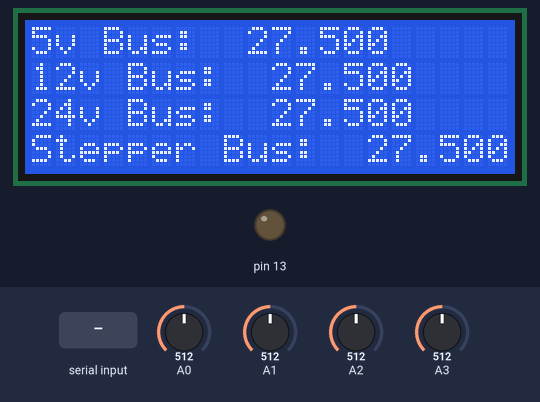
Bench run of a sketch on a simulated Arduino Uno, built with avr-gcc and run on an emulated ATmega328P. On the bench: 20×4 character LCD, output pins drawn as LEDs (lit = HIGH). The inputs (shaded band) are chosen by the test bench; at power-on: A0 = 512, A1 = 512, A2 = 512, A3 = 512.

Above: at 1.2 s.
1.3 s: "1" received over Serial
At 2.3 s:
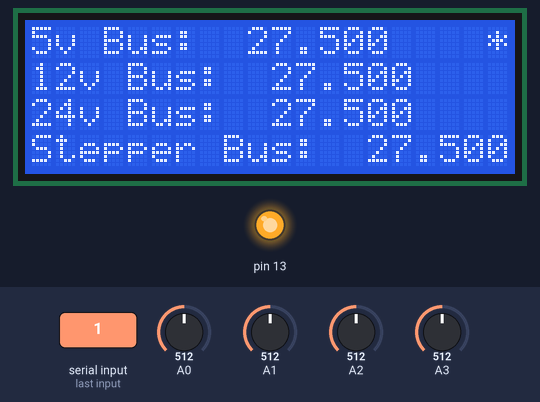
3.1 s: A0 set to 490
At 4.2 s:
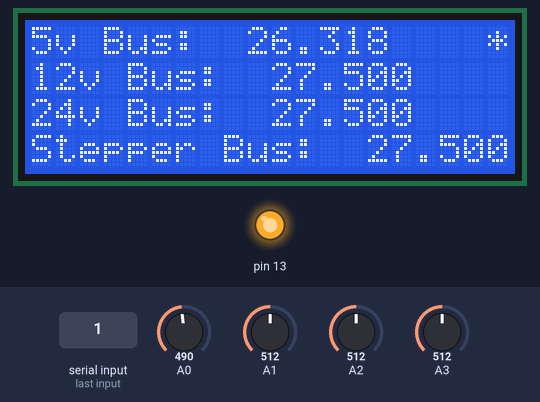
5.0 s: A1 set to 490
At 7.3 s:
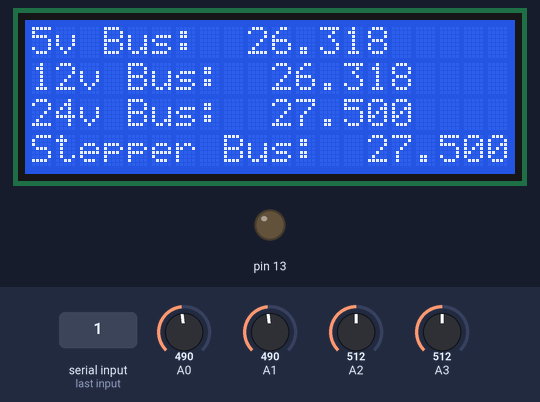
8.0 s: A2 set to 490
At 8.4 s:
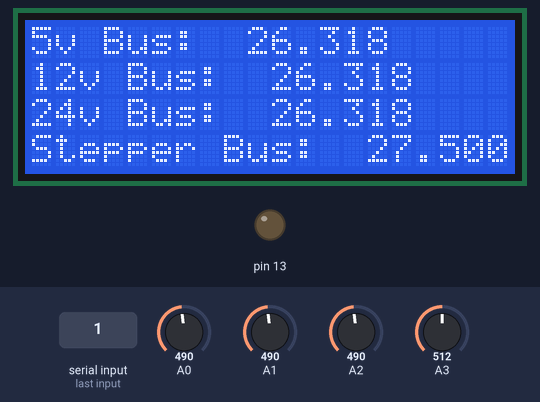
9.6 s: A3 set to 490
At 11.1 s:
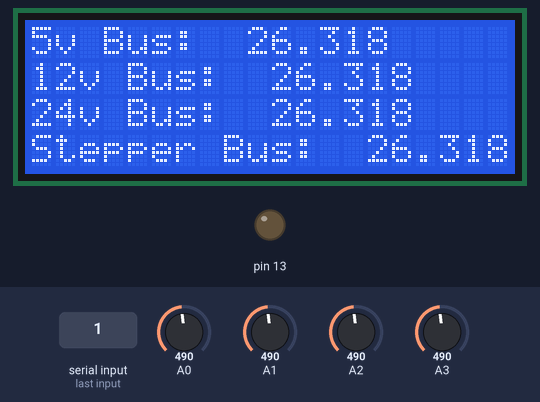
11.6 s: "0" received over Serial
At 11.85 s:
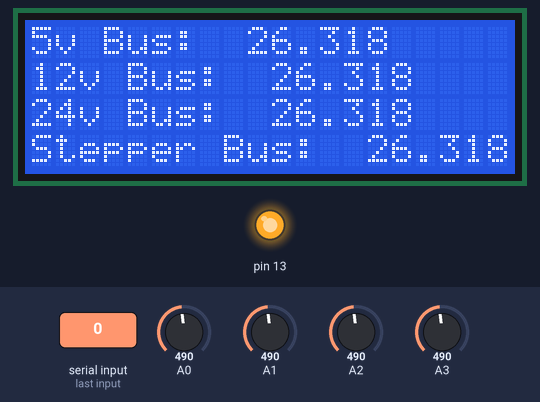
Timing chart, 0 to 18.1 s (numbered marks = the images above; inputs shaded):
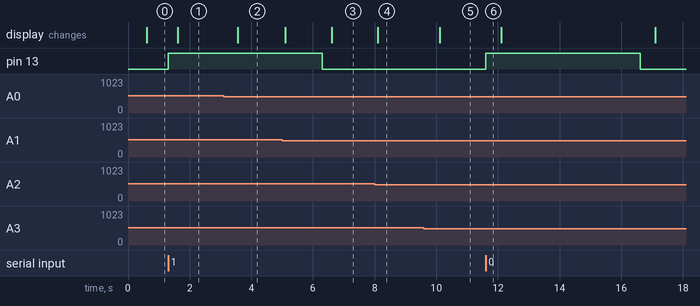

Measured:
- after the input at 1.3 s, pin 13: LOW → HIGH at once; the display: changes after 0.31 s (image 1)
- after the input at 3.1 s, the display: changes after 0.46 s (image 2)
- after the input at 5.0 s, the display: first changes after 0.11 s (image 3 shows a later state)
- after the input at 8.0 s, the display: changes after 0.11 s (image 4)
- after the input at 9.6 s, the display: changes after 0.51 s (image 5)
- after the input at 11.6 s, pin 13: LOW → HIGH at once, → LOW 5.0 s later

The sketch:

serialcon.ino
```cpp
#include <Wire.h>
#include <LiquidCrystal_I2C.h>
#define R_ONE 10000
#define R_TWO 1000


LiquidCrystal_I2C lcd(0x27,20,4);

char XReading[10];  // 0000.000? pos
char YReading[10];
char ZReading[10];
bool pwrState = false;

unsigned long lastDelay = 0UL;
unsigned long lastTest = 0UL;


void zeroX() { for(int x = 0; x < 9; x++) XReading[x] = 0;}
void zeroY() { for(int x = 0; x < 9; x++) YReading[x] = 0;}
void zeroZ() { for(int x = 0; x < 9; x++) ZReading[x] = 0;}

void displayLCD() {
  char outStrA[15];
  char outStrB[15];
  char outStrC[15];
  char outStrD[15];
  float five = (((analogRead(0)*(5.00/1024.00))/R_TWO)*(R_ONE+R_TWO));
  delay(10);
  float twelve = (((analogRead(1)*(5.00/1024.00))/R_TWO)*(R_ONE+R_TWO));
  delay(10);
  float twentyfour = (((analogRead(2)*(5.00/1024.00))/R_TWO)*(R_ONE+R_TWO));
  delay(10);
  float stepper = (((analogRead(3)*(5.00/1024.00))/R_TWO)*(R_ONE+R_TWO));
  delay(10);
  dtostrf(five,7, 3, outStrA);
  dtostrf(twelve,7, 3, outStrB);
  dtostrf(twentyfour,7, 3, outStrC);
  dtostrf(stepper,7, 3, outStrD);
  char outputa[20];
  sprintf(outputa, "5v Bus: %s", outStrA);
  lcd.setCursor(0,0);
  lcd.print(outputa);
  char outputb[20];
  sprintf(outputb, "12v Bus: %s", outStrB);
  lcd.setCursor(0,1);
  lcd.print(outputb);
  char outputc[20];
  sprintf(outputc, "24v Bus: %s", outStrC);
  lcd.setCursor(0,2);
  lcd.print(outputc);
  char outputd[20];
  sprintf(outputd, "Stepper Bus: %s", outStrD);
  lcd.setCursor(0,3);
  lcd.print(outputd);

  if (pwrState) {
    lcd.setCursor(19,0);
    lcd.print("*");
  } else {
    lcd.setCursor(19,0);
    lcd.print(" ");
  }
}

void setup()
{
        // start serial port at 9600 bps:
    Serial.begin(9600);
        // initialize the digital pin as an output.
        // Pin 13 has an LED connected on most Arduino boards:
//    pinMode(13, OUTPUT);
        // set up the LCD's number of rows and columns:
    lcd.init();                      // initialize the lcd
    lcd.backlight();

        // set the initial field identifiers
    analogReference(DEFAULT);
    pinMode(13,OUTPUT); digitalWrite(13,LOW);
}

void loop()
{
int x;
char ch, ky;
bool rcvData = false;
    unsigned long curTim = millis();
    if(Serial.available() > 0)
    {
        rcvData = true;
        ch = Serial.read();
    }

    if (curTim - lastDelay >= 500) {
      lastDelay = curTim;
      displayLCD();
    }
    if (rcvData == false && curTim - lastTest >= 5000) {
      pwrState = false;
      digitalWrite(13,LOW);
    } else if (rcvData) {
      lastTest = curTim;
      pwrState = true;
      digitalWrite(13,HIGH);
    }
}
```
